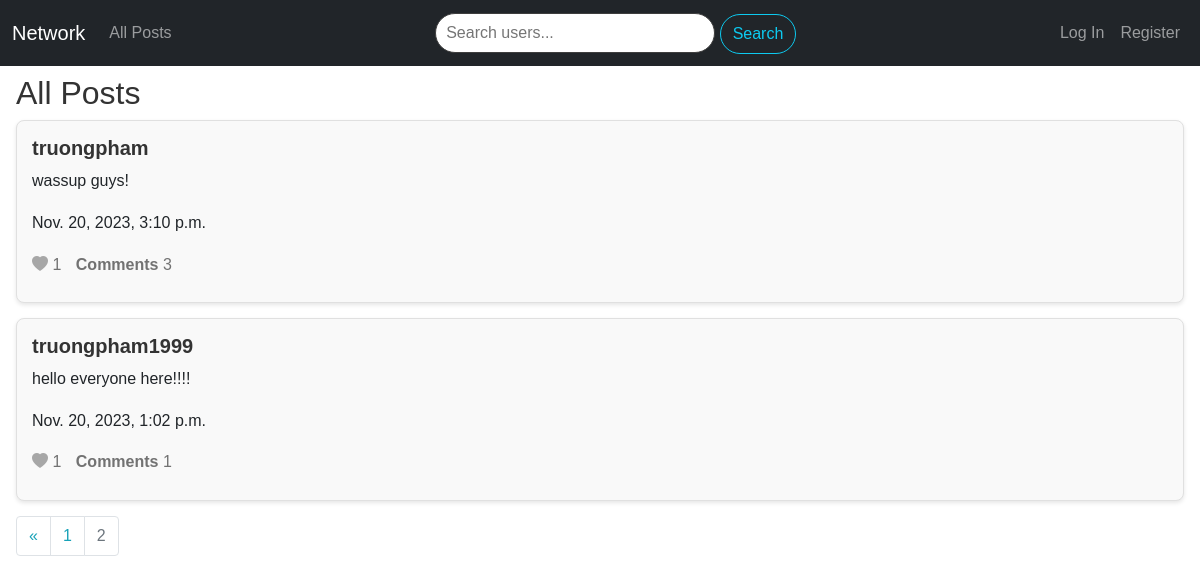
Screenshot of /?page=2 with the database file from the repository.
### network/models.py (models this page shows, shortened)
class Post(models.Model):
    content = models.CharField(max_length=1000)
    poster = models.ForeignKey(User, on_delete=models.CASCADE, related_name='posts')
    date = models.DateTimeField(auto_now_add=True)
    def like_count(self):
        return self.likes.count()
    def comment_count(self):
        return self.comments.count()

class User(AbstractUser):
    pass

### network/views.py (the view)
# urls.py: path("", views.index, name="index"),
def index(request):
    posts = Post.objects.all().order_by('-date')
    if request.user.is_authenticated:
        for post in posts:
            post.is_liked = post.is_like_by_user(request.user)
    else:
        for post in posts:
            post.is_liked = False
    posts, previous_page, next_page = paginate_posts(posts, request.GET.get('page'), 2)
    return render(request, "network/index.html", {
        "posts": posts,
        "previous_page": previous_page,
        "next_page": next_page,
    })

### network/views.py (called while the page is built)
def paginate_posts(posts, page_number, posts_per_page):
    paginator = Paginator(posts, posts_per_page)
    page = page_number
    try:
        posts = paginator.page(page)
    except PageNotAnInteger:
        posts = paginator.page(1)
    except EmptyPage:
        posts = paginator.page(paginator.num.pages)
    previous_page = posts.previous_page_number() if posts.has_previous() else None
    next_page = posts.next_page_number() if posts.has_next() else None
    return posts, previous_page, next_page

### network/templates/network/index.html (shortened to what this page needs)
{% extends "network/layout.html" %}
{% block body %}
    <div class="mt-2 mx-3">
        <h2>All Posts</h2>
        {% for post in posts %}
            <div class="post-form mt-1 text-left" id="post-{{ post.id }}">
                <div class="flex-container-2">
                    <div>
                        <a href="{% url 'profile' post.poster.id %}"><h5><strong>{{ post.poster }}</strong></h5></a>
                    </div>
                </div>
                <p class="post-content">{{ post.content }}</p>
                <p>{{ post.date }}</p>
                <div class="like-div" id="like-container-{{ post.id }}">
                    <a href="javascript:void(0)" class="like-button {% if post.is_liked %}liked{% else %}unliked{% endif %}"
                    id="like-button-{{ post.id }}" data-post-id="{{ post.id }}" data-like="{{ post.is_liked|yesno:'true,false' }}">
                        <i class="bi bi-heart-fill"></i>
                    </a>
                    <span class="like-count" id="like-count-{{ post.id }}">{{ post.like_count }}</span>
                    <a href="javascript:void(0)" class="comment-link" data-post-id="{{ post.id }}">Comments</a>
                    <span class="comment-count" id="comment-count-{{ post.id }}">{{ post.comment_count }}</span>
                </div>
            </div>
        {% endfor %}
        <nav aria-label="Page navigation example">
            <ul class="pagination">
                {% if posts.has_previous %}
                    <li class="page-item">
                        <a class="page-link" href="?page1" aria-label="Previous">
                            <span style="color: #17a2b8;" aria-hidden="true">&laquo;</span>
                        </a>
                    </li>
                    <li class="page-item"><a class="page-link" style="color: #17a2b8;" href="?page={{ posts.previous_page_number }}">{{ previous_page }}</a></li>
                {% endif %}
                <li class="page-item disabled"><span class="page-link color-type">{{ posts.number }}</span></li>
            </ul>
        </nav>
    </div>
{% endblock %}

### network/static/network/styles.css (style rules this page uses)
.post-form { border: 2px solid #ccc; padding: 10px; margin-bottom: 10px; border-radius: 7px; }
.color-type { color: grey; }
.flex-container-2 { display: flex; flex-direction: row; justify-content: space-between; }
.unliked { color: #a7a7a7; cursor: pointer; }
.like-count { display: inline; color: #727272; }
.comment-count { display: inline; color: #727272; }
.comment-link { display: inline; margin-left: 10px; color: #727272; font-weight: 550; }
.like-div { margin-bottom: 10px; }
.post-form { background-color: #f9f9f9; border: 1px solid #e0e0e0; padding: 15px; margin-bottom: 15px; border-radius: 8px; box-shadow: 0 2px 4px rgba(0, 0, 0, 0.1); }
body { font-family: 'Arial', sans-serif; }
h2, h4, h5, strong { color: #333; }
a { text-decoration: none; }
.flex-container, .flex-container-2 { align-items: center; }
body { font-size: 16px; line-height: 1.6; }

### rows the page displays
Post: poster "truongpham", content "wassup guys!", date "Nov. 20, 2023, 3:10 p.m.", like_count "1", comment_count "3"
Post: poster "truongpham1999", content "hello everyone here!!!!", date "Nov. 20, 2023, 1:02 p.m.", like_count "1", comment_count "1"

### other values shown
{{ previous_page }} "1"
{{ posts.number }} "2"
